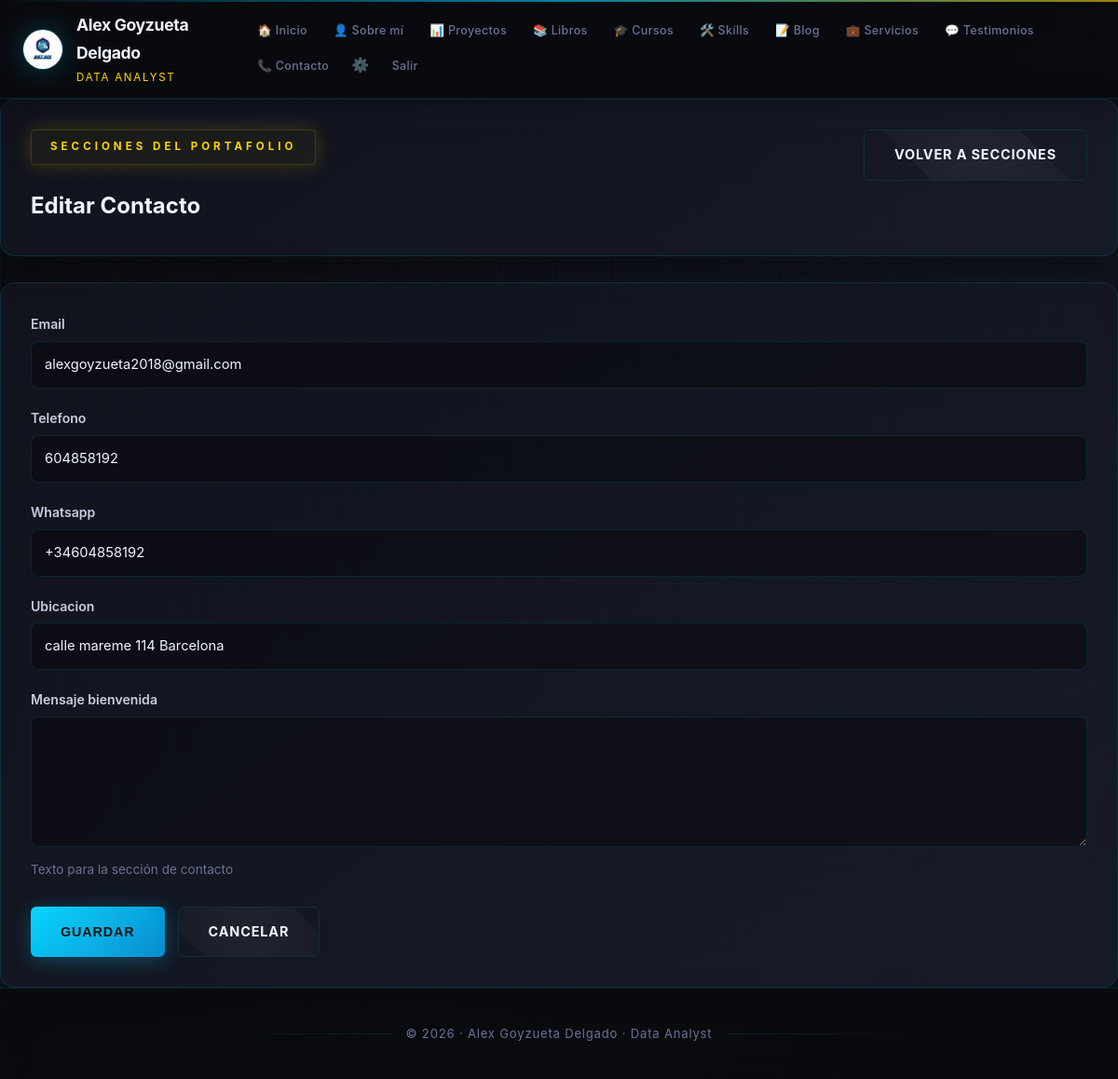
Screenshot of /dashboard/secciones/contacto/ (signed in) with the database file from the repository.
### store/models.py (models this page shows, shortened)
class ContactInfo(models.Model):
    email = models.EmailField(blank=True)
    telefono = models.CharField(max_length=50, blank=True)
    whatsapp = models.CharField(max_length=50, blank=True)
    ubicacion = models.CharField(max_length=200, blank=True)
    mensaje_bienvenida = models.TextField(blank=True, help_text='Texto para la sección de contacto')
    class Meta:
        verbose_name = 'Información de contacto'
        verbose_name_plural = 'Información de contacto'

### store/views.py (the view)
# urls.py: path('dashboard/secciones/contacto/', contact_edit, name='section_contact'),
@login_required(login_url='admin_access')
def contact_edit(request):
    obj = ContactInfo.objects.first()
    if request.method == 'POST':
        form = ContactInfoForm(request.POST, instance=obj)
        if form.is_valid():
            form.save()
            return redirect('section_contact')
    else:
        form = ContactInfoForm(instance=obj)
    return render(request, 'store/section_form.html', {'form': form, 'action': 'Editar Contacto'})

### store/forms.py
class ContactInfoForm(forms.ModelForm):
    class Meta:
        model = ContactInfo
        fields = '__all__'
        widgets = {'mensaje_bienvenida': forms.Textarea(attrs={'rows': 4})}

### templates/store/section_form.html (shortened to what this page needs)
{% extends 'store/base.html' %}
{% block content %}
<section class="dashboard-header panel-card">
    <div>
        <span class="eyebrow">Secciones del portafolio</span>
        <h1>{{ action }}</h1>
    </div>
    <div class="header-actions">
        <a class="button button-secondary" href="{% url 'sections_dashboard' %}">Volver a secciones</a>
    </div>
</section>
<section class="form-section panel-card">
    <form method="post" enctype="multipart/form-data" class="form-grid">
        {% for field in form %}
            <div>
                <label for="{{ field.id_for_label }}">{{ field.label }}</label>
                {{ field }}
                {% if field.help_text %}
                    <p style="color: var(--muted); font-size: 0.85rem; margin: 4px 0 0;">{{ field.help_text }}</p>
                {% endif %}
            </div>
        {% endfor %}
        <div class="form-actions">
            <button type="submit" class="button">Guardar</button>
            <a class="button button-secondary" href="{% url 'sections_dashboard' %}">Cancelar</a>
        </div>
    </form>
</section>
{% endblock %}

### static/style.css (style rules this page uses)
:root { --bg: #0a0b0f; --bg-pattern: #0d0e14; --surface: rgba(18, 20, 30, 0.85); --surface-glass: rgba(18, 20, 30, 0.6); --text: #c8cde0; --text-bright: #f0f4ff; --muted: #6b7394; --primary: #00d4ff; --primary-glow: rgba(0, 212, 255, 0.25); --accent: #06d6a0; --gold: #ffd700; --gold-glow: rgba(255, 215, 0, 0.2); --red-accent: #ff2a2a; --red-glow: rgba(255, 42, 42, 0.15); --border: rgba(0, 212, 255, 0.12); --border-gold: rgba(255, 215, 0, 0.15); --bg-gradient: linear-gradient(135deg, #0a0b0f 0%, #12141e 30%, #0d0e14 70%, #0a0b0f 100%); --card-gradient: linear-gradient(145deg, rgba(18, 20, 30, 0.9), rgba(24, 28, 42, 0.8)); --hologram: linear-gradient(135deg, rgba(0, 212, 255, 0.05), rgba(255, 215, 0, 0.03)); --glow-blue: 0 0 30px rgba(0, 212, 255, 0.1), 0 0 60px rgba(0, 212, 255, 0.05); --glow-gold: 0 0 30px rgba(255, 215, 0, 0.08), 0 0 60px rgba(255, 215, 0, 0.03); }
* { box-sizing: border-box; }
body { margin: 0; padding: 0; font-family: 'Inter', 'Segoe UI', Arial, sans-serif; color: var(--text); background: var(--bg-gradient); background-attachment: fixed; background-size: 200% 200%; animation: bgShift 20s ease-in-out infinite; min-height: 100vh; line-height: 1.7; position: relative; }
body::before { content: ''; position: fixed; inset: 0; background-image: linear-gradient(rgba(0, 212, 255, 0.03) 1px, transparent 1px), linear-gradient(90deg, rgba(0, 212, 255, 0.03) 1px, transparent 1px); background-size: 60px 60px; pointer-events: none; z-index: 0; }
body::after { content: ''; position: fixed; top: 0; left: 0; right: 0; height: 2px; background: linear-gradient(90deg, transparent, var(--primary), var(--gold), var(--red-accent), transparent); background-size: 200% 100%; animation: scanLine 4s linear infinite; z-index: 999; pointer-events: none; opacity: 0.6; }
a { color: var(--primary); text-decoration: none; }
.eyebrow { display: inline-block; color: var(--gold); text-transform: uppercase; letter-spacing: 0.35em; font-size: 0.72rem; font-weight: 700; margin-bottom: 24px; padding: 8px 20px; border: 1px solid var(--border-gold); border-radius: 4px; background: rgba(255, 215, 0, 0.04); text-shadow: 0 0 20px var(--gold-glow); box-shadow: 0 0 20px var(--gold-glow), inset 0 0 20px rgba(255, 215, 0, 0.02); }
.button { display: inline-flex; align-items: center; justify-content: center; padding: 14px 32px; background: linear-gradient(135deg, var(--primary), #0088cc); color: var(--bg); text-decoration: none; border-radius: 6px; font-weight: 700; font-size: 0.9rem; transition: all 0.3s ease; border: none; cursor: pointer; box-shadow: 0 4px 20px var(--primary-glow), 0 0 40px rgba(0, 212, 255, 0.05); text-transform: uppercase; letter-spacing: 0.06em; position: relative; overflow: hidden; }
.button::before { content: ''; position: absolute; top: -50%; left: -50%; width: 200%; height: 200%; background: linear-gradient(45deg, transparent, rgba(255, 255, 255, 0.05), transparent); transform: rotate(45deg); transition: all 0.5s ease; }
.button-secondary { background: transparent; color: var(--text-bright); border: 1px solid var(--border); box-shadow: none; backdrop-filter: blur(8px); }
.dashboard-header { display: flex; justify-content: space-between; align-items: center; gap: 18px; margin-bottom: 28px; }
.dashboard-header h1 { margin: 0; color: var(--text-bright); }
.dashboard-header.panel-card { display: flex; justify-content: space-between; align-items: flex-start; gap: 24px; padding: 32px; background: var(--card-gradient); border: 1px solid var(--border); border-radius: 16px; box-shadow: 0 8px 32px rgba(0, 0, 0, 0.3); margin-bottom: 28px; backdrop-filter: blur(8px); }
.header-actions { display: flex; gap: 12px; flex-wrap: wrap; }
.form-section { background: var(--card-gradient); border: 1px solid var(--border); border-radius: 16px; padding: 32px; box-shadow: 0 8px 32px rgba(0, 0, 0, 0.2); backdrop-filter: blur(8px); }
.form-grid { display: grid; gap: 20px; }
.form-section label { display: block; margin-bottom: 6px; font-weight: 600; color: var(--text); font-size: 0.88rem; }
.form-section input, .form-section textarea, .form-section select { width: 100%; padding: 12px 14px; border: 1px solid var(--border); border-radius: 8px; background: rgba(10, 11, 15, 0.6); color: var(--text-bright); font: inherit; font-size: 0.92rem; transition: border-color 0.2s ease; }
.form-section textarea { min-height: 140px; resize: vertical; }
.form-actions { display: flex; gap: 14px; justify-content: flex-start; margin-top: 8px; }

### rows the page displays
ContactInfo: form "alexgoyzueta2018@gmail.com" "604858192" "+34604858192" "calle mareme 114 Barcelona"

### other values shown
{{ action }} "Editar Contacto"
{{ field.label }} "Email" "Telefono" "Whatsapp" "Ubicacion" "Mensaje bienvenida"
{{ field.help_text }} "Texto para la sección de contacto"
